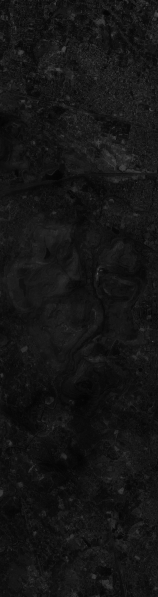
#> input picture 2023-02-16/B4.tiff, 158 x 597 px; the run also reads 2 pictures not shown here
$ python scriptLR.py
#> lines starting #> are read from the running program, lines starting #| are printed output that depends on the picture
#%% 1. imports

from skimage import io
import matplotlib.pyplot as plt
import pandas as pd
import numpy as np


#%% 2. read images

band4 = io.imread('2023-02-16/B4.tiff')
#> band4 is the input picture: shape (597, 158); min 3, max 84, mean 20.9
band8 = io.imread('2023-02-16/B8.tiff')
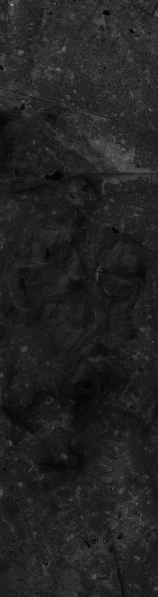
#> input picture 2023-02-16/B8.tiff, 158 x 597 px
#> band8 is the input picture: shape (597, 158); min 2, max 144, mean 34.2
band11 = io.imread('2023-02-16/B11.tiff')
band12 = io.imread('2023-02-16/B12.tiff')
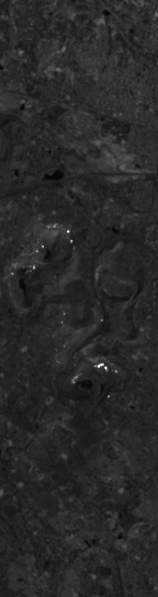
#> input picture 2023-02-16/B12.tiff, 158 x 597 px
#> band12 is the input picture: shape (597, 158); min 6, max 255, mean 40.6
#> (the run stopped early here; a loop or call above may not have finished)
